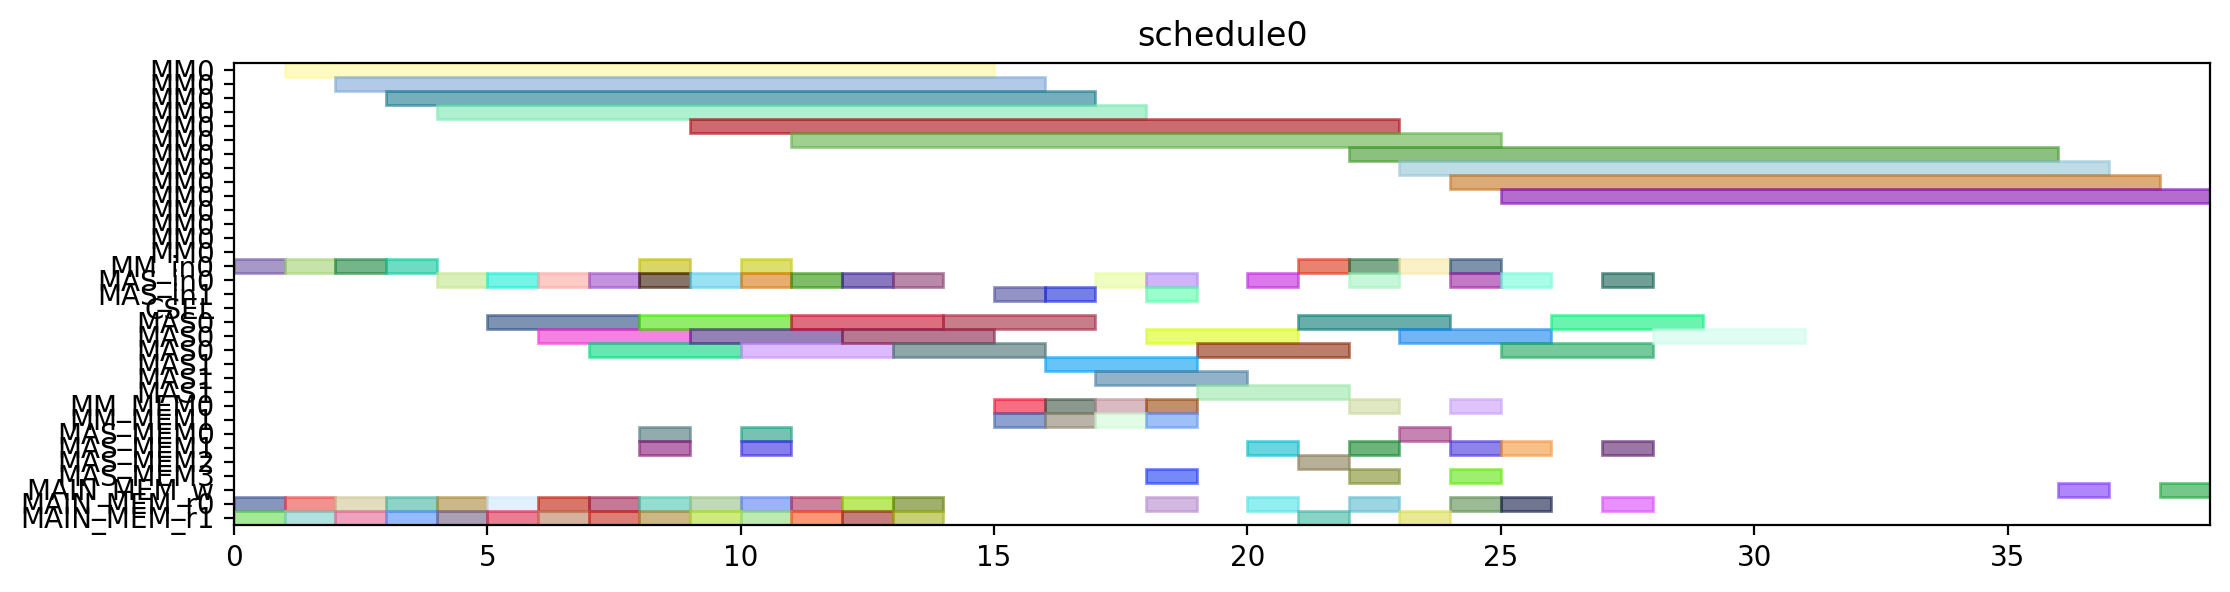

Write Python code to recreate this figure.
from pyschedule import Scenario, solvers, plotters, alt


def solve():
	horizon = 120
	S = Scenario("schedule0", horizon=horizon)

	# resource
	MM = S.Resources('MM', num=1, size=14)
	MM_in = S.Resources('MM_in', num=1)
	MAS_in = S.Resources('MAS_in', num=2)
	CSEL = S.Resource('CSEL')
	MAS = S.Resources('MAS', num=2, size=3, periods=range(1, horizon))
	MM_MEM = S.Resources('MM_MEM', num=2)
	MAS_MEM = S.Resources('MAS_MEM', num=4)
	MAIN_MEM_w = S.Resource('MAIN_MEM_w', size=1)
	MAIN_MEM_r = S.Resources('MAIN_MEM_r', num=2)

	# result of previous scheduling

	# new tasks
	t0_t0 = S.Task('t0_t0', length=14, delay_cost=1)
	t0_t0 += alt(MM)
	t0_t0_in = S.Task('t0_t0_in', length=1, delay_cost=1)
	t0_t0_in += alt(MM_in)
	S += t0_t0_in*MM_in[0]<=t0_t0*MM[0]
	t0_t0_mem0 = S.Task('t0_t0_mem0', length=1, delay_cost=1)
	t0_t0_mem0 += MAIN_MEM_r[0]
	S += t0_t0_mem0 <= t0_t0

	t0_t0_mem1 = S.Task('t0_t0_mem1', length=1, delay_cost=1)
	t0_t0_mem1 += MAIN_MEM_r[1]
	S += t0_t0_mem1 <= t0_t0

	t0_t1 = S.Task('t0_t1', length=14, delay_cost=1)
	t0_t1 += alt(MM)
	t0_t1_in = S.Task('t0_t1_in', length=1, delay_cost=1)
	t0_t1_in += alt(MM_in)
	S += t0_t1_in*MM_in[0]<=t0_t1*MM[0]
	t0_t1_mem0 = S.Task('t0_t1_mem0', length=1, delay_cost=1)
	t0_t1_mem0 += MAIN_MEM_r[0]
	S += t0_t1_mem0 <= t0_t1

	t0_t1_mem1 = S.Task('t0_t1_mem1', length=1, delay_cost=1)
	t0_t1_mem1 += MAIN_MEM_r[1]
	S += t0_t1_mem1 <= t0_t1

	t0_t2 = S.Task('t0_t2', length=3, delay_cost=1)
	t0_t2 += alt(MAS)
	t0_t2_in = S.Task('t0_t2_in', length=1, delay_cost=1)
	t0_t2_in += alt(MAS_in)
	S += t0_t2_in*MAS_in[0]<=t0_t2*MAS[0]

	S += t0_t2_in*MAS_in[1]<=t0_t2*MAS[1]

	t0_t2_mem0 = S.Task('t0_t2_mem0', length=1, delay_cost=1)
	t0_t2_mem0 += MAIN_MEM_r[0]
	S += t0_t2_mem0 <= t0_t2

	t0_t2_mem1 = S.Task('t0_t2_mem1', length=1, delay_cost=1)
	t0_t2_mem1 += MAIN_MEM_r[1]
	S += t0_t2_mem1 <= t0_t2

	t0_t3 = S.Task('t0_t3', length=3, delay_cost=1)
	t0_t3 += alt(MAS)
	t0_t3_in = S.Task('t0_t3_in', length=1, delay_cost=1)
	t0_t3_in += alt(MAS_in)
	S += t0_t3_in*MAS_in[0]<=t0_t3*MAS[0]

	S += t0_t3_in*MAS_in[1]<=t0_t3*MAS[1]

	t0_t3_mem0 = S.Task('t0_t3_mem0', length=1, delay_cost=1)
	t0_t3_mem0 += MAIN_MEM_r[0]
	S += t0_t3_mem0 <= t0_t3

	t0_t3_mem1 = S.Task('t0_t3_mem1', length=1, delay_cost=1)
	t0_t3_mem1 += MAIN_MEM_r[1]
	S += t0_t3_mem1 <= t0_t3

	t2_t0 = S.Task('t2_t0', length=14, delay_cost=1)
	t2_t0 += alt(MM)
	t2_t0_in = S.Task('t2_t0_in', length=1, delay_cost=1)
	t2_t0_in += alt(MM_in)
	S += t2_t0_in*MM_in[0]<=t2_t0*MM[0]
	t2_t0_mem0 = S.Task('t2_t0_mem0', length=1, delay_cost=1)
	t2_t0_mem0 += MAIN_MEM_r[0]
	S += t2_t0_mem0 <= t2_t0

	t2_t0_mem1 = S.Task('t2_t0_mem1', length=1, delay_cost=1)
	t2_t0_mem1 += MAIN_MEM_r[1]
	S += t2_t0_mem1 <= t2_t0

	t2_t1 = S.Task('t2_t1', length=14, delay_cost=1)
	t2_t1 += alt(MM)
	t2_t1_in = S.Task('t2_t1_in', length=1, delay_cost=1)
	t2_t1_in += alt(MM_in)
	S += t2_t1_in*MM_in[0]<=t2_t1*MM[0]
	t2_t1_mem0 = S.Task('t2_t1_mem0', length=1, delay_cost=1)
	t2_t1_mem0 += MAIN_MEM_r[0]
	S += t2_t1_mem0 <= t2_t1

	t2_t1_mem1 = S.Task('t2_t1_mem1', length=1, delay_cost=1)
	t2_t1_mem1 += MAIN_MEM_r[1]
	S += t2_t1_mem1 <= t2_t1

	t2_t2 = S.Task('t2_t2', length=3, delay_cost=1)
	t2_t2 += alt(MAS)
	t2_t2_in = S.Task('t2_t2_in', length=1, delay_cost=1)
	t2_t2_in += alt(MAS_in)
	S += t2_t2_in*MAS_in[0]<=t2_t2*MAS[0]

	S += t2_t2_in*MAS_in[1]<=t2_t2*MAS[1]

	t2_t2_mem0 = S.Task('t2_t2_mem0', length=1, delay_cost=1)
	t2_t2_mem0 += MAIN_MEM_r[0]
	S += t2_t2_mem0 <= t2_t2

	t2_t2_mem1 = S.Task('t2_t2_mem1', length=1, delay_cost=1)
	t2_t2_mem1 += MAIN_MEM_r[1]
	S += t2_t2_mem1 <= t2_t2

	t2_t3 = S.Task('t2_t3', length=3, delay_cost=1)
	t2_t3 += alt(MAS)
	t2_t3_in = S.Task('t2_t3_in', length=1, delay_cost=1)
	t2_t3_in += alt(MAS_in)
	S += t2_t3_in*MAS_in[0]<=t2_t3*MAS[0]

	S += t2_t3_in*MAS_in[1]<=t2_t3*MAS[1]

	t2_t3_mem0 = S.Task('t2_t3_mem0', length=1, delay_cost=1)
	t2_t3_mem0 += MAIN_MEM_r[0]
	S += t2_t3_mem0 <= t2_t3

	t2_t3_mem1 = S.Task('t2_t3_mem1', length=1, delay_cost=1)
	t2_t3_mem1 += MAIN_MEM_r[1]
	S += t2_t3_mem1 <= t2_t3

	t7_t2 = S.Task('t7_t2', length=3, delay_cost=1)
	t7_t2 += alt(MAS)
	t7_t2_in = S.Task('t7_t2_in', length=1, delay_cost=1)
	t7_t2_in += alt(MAS_in)
	S += t7_t2_in*MAS_in[0]<=t7_t2*MAS[0]

	S += t7_t2_in*MAS_in[1]<=t7_t2*MAS[1]

	t7_t2_mem0 = S.Task('t7_t2_mem0', length=1, delay_cost=1)
	t7_t2_mem0 += MAIN_MEM_r[0]
	S += t7_t2_mem0 <= t7_t2

	t7_t2_mem1 = S.Task('t7_t2_mem1', length=1, delay_cost=1)
	t7_t2_mem1 += MAIN_MEM_r[1]
	S += t7_t2_mem1 <= t7_t2

	t9_t2 = S.Task('t9_t2', length=3, delay_cost=1)
	t9_t2 += alt(MAS)
	t9_t2_in = S.Task('t9_t2_in', length=1, delay_cost=1)
	t9_t2_in += alt(MAS_in)
	S += t9_t2_in*MAS_in[0]<=t9_t2*MAS[0]

	S += t9_t2_in*MAS_in[1]<=t9_t2*MAS[1]

	t9_t2_mem0 = S.Task('t9_t2_mem0', length=1, delay_cost=1)
	t9_t2_mem0 += MAIN_MEM_r[0]
	S += t9_t2_mem0 <= t9_t2

	t9_t2_mem1 = S.Task('t9_t2_mem1', length=1, delay_cost=1)
	t9_t2_mem1 += MAIN_MEM_r[1]
	S += t9_t2_mem1 <= t9_t2

	t14_t2 = S.Task('t14_t2', length=3, delay_cost=1)
	t14_t2 += alt(MAS)
	t14_t2_in = S.Task('t14_t2_in', length=1, delay_cost=1)
	t14_t2_in += alt(MAS_in)
	S += t14_t2_in*MAS_in[0]<=t14_t2*MAS[0]

	S += t14_t2_in*MAS_in[1]<=t14_t2*MAS[1]

	t14_t2_mem0 = S.Task('t14_t2_mem0', length=1, delay_cost=1)
	t14_t2_mem0 += MAIN_MEM_r[0]
	S += t14_t2_mem0 <= t14_t2

	t14_t2_mem1 = S.Task('t14_t2_mem1', length=1, delay_cost=1)
	t14_t2_mem1 += MAIN_MEM_r[1]
	S += t14_t2_mem1 <= t14_t2

	new_TZ_t2 = S.Task('new_TZ_t2', length=3, delay_cost=1)
	new_TZ_t2 += alt(MAS)
	new_TZ_t2_in = S.Task('new_TZ_t2_in', length=1, delay_cost=1)
	new_TZ_t2_in += alt(MAS_in)
	S += new_TZ_t2_in*MAS_in[0]<=new_TZ_t2*MAS[0]

	S += new_TZ_t2_in*MAS_in[1]<=new_TZ_t2*MAS[1]

	new_TZ_t2_mem0 = S.Task('new_TZ_t2_mem0', length=1, delay_cost=1)
	new_TZ_t2_mem0 += MAIN_MEM_r[0]
	S += new_TZ_t2_mem0 <= new_TZ_t2

	new_TZ_t2_mem1 = S.Task('new_TZ_t2_mem1', length=1, delay_cost=1)
	new_TZ_t2_mem1 += MAIN_MEM_r[1]
	S += new_TZ_t2_mem1 <= new_TZ_t2

	t16_t2 = S.Task('t16_t2', length=3, delay_cost=1)
	t16_t2 += alt(MAS)
	t16_t2_in = S.Task('t16_t2_in', length=1, delay_cost=1)
	t16_t2_in += alt(MAS_in)
	S += t16_t2_in*MAS_in[0]<=t16_t2*MAS[0]

	S += t16_t2_in*MAS_in[1]<=t16_t2*MAS[1]

	t16_t2_mem0 = S.Task('t16_t2_mem0', length=1, delay_cost=1)
	t16_t2_mem0 += MAIN_MEM_r[0]
	S += t16_t2_mem0 <= t16_t2

	t16_t2_mem1 = S.Task('t16_t2_mem1', length=1, delay_cost=1)
	t16_t2_mem1 += MAIN_MEM_r[1]
	S += t16_t2_mem1 <= t16_t2

	t17_t2 = S.Task('t17_t2', length=3, delay_cost=1)
	t17_t2 += alt(MAS)
	t17_t2_in = S.Task('t17_t2_in', length=1, delay_cost=1)
	t17_t2_in += alt(MAS_in)
	S += t17_t2_in*MAS_in[0]<=t17_t2*MAS[0]

	S += t17_t2_in*MAS_in[1]<=t17_t2*MAS[1]

	t17_t2_mem0 = S.Task('t17_t2_mem0', length=1, delay_cost=1)
	t17_t2_mem0 += MAIN_MEM_r[0]
	S += t17_t2_mem0 <= t17_t2

	t17_t2_mem1 = S.Task('t17_t2_mem1', length=1, delay_cost=1)
	t17_t2_mem1 += MAIN_MEM_r[1]
	S += t17_t2_mem1 <= t17_t2

	t0_t4 = S.Task('t0_t4', length=14, delay_cost=1)
	t0_t4 += alt(MM)
	t0_t4_in = S.Task('t0_t4_in', length=1, delay_cost=1)
	t0_t4_in += alt(MM_in)
	S += t0_t4_in*MM_in[0]<=t0_t4*MM[0]
	t0_t4_mem0 = S.Task('t0_t4_mem0', length=1, delay_cost=1)
	t0_t4_mem0 += alt(MAS_MEM)
	S += (t0_t2*MAS[0])-1 < t0_t4_mem0*MAS_MEM[0]
	S += (t0_t2*MAS[1])-1 < t0_t4_mem0*MAS_MEM[2]
	S += t0_t4_mem0 <= t0_t4

	t0_t4_mem1 = S.Task('t0_t4_mem1', length=1, delay_cost=1)
	t0_t4_mem1 += alt(MAS_MEM)
	S += (t0_t3*MAS[0])-1 < t0_t4_mem1*MAS_MEM[1]
	S += (t0_t3*MAS[1])-1 < t0_t4_mem1*MAS_MEM[3]
	S += t0_t4_mem1 <= t0_t4

	t00 = S.Task('t00', length=3, delay_cost=1)
	t00 += alt(MAS)
	t00_in = S.Task('t00_in', length=1, delay_cost=1)
	t00_in += alt(MAS_in)
	S += t00_in*MAS_in[0]<=t00*MAS[0]

	S += t00_in*MAS_in[1]<=t00*MAS[1]

	t00_mem0 = S.Task('t00_mem0', length=1, delay_cost=1)
	t00_mem0 += alt(MM_MEM)
	S += (t0_t0*MM[0])-1 < t00_mem0*MM_MEM[0]
	S += t00_mem0 <= t00

	t00_mem1 = S.Task('t00_mem1', length=1, delay_cost=1)
	t00_mem1 += alt(MM_MEM)
	S += (t0_t1*MM[0])-1 < t00_mem1*MM_MEM[1]
	S += t00_mem1 <= t00

	t0_t5 = S.Task('t0_t5', length=3, delay_cost=1)
	t0_t5 += alt(MAS)
	t0_t5_in = S.Task('t0_t5_in', length=1, delay_cost=1)
	t0_t5_in += alt(MAS_in)
	S += t0_t5_in*MAS_in[0]<=t0_t5*MAS[0]

	S += t0_t5_in*MAS_in[1]<=t0_t5*MAS[1]

	t0_t5_mem0 = S.Task('t0_t5_mem0', length=1, delay_cost=1)
	t0_t5_mem0 += alt(MM_MEM)
	S += (t0_t0*MM[0])-1 < t0_t5_mem0*MM_MEM[0]
	S += t0_t5_mem0 <= t0_t5

	t0_t5_mem1 = S.Task('t0_t5_mem1', length=1, delay_cost=1)
	t0_t5_mem1 += alt(MM_MEM)
	S += (t0_t1*MM[0])-1 < t0_t5_mem1*MM_MEM[1]
	S += t0_t5_mem1 <= t0_t5

	t2_t4 = S.Task('t2_t4', length=14, delay_cost=1)
	t2_t4 += alt(MM)
	t2_t4_in = S.Task('t2_t4_in', length=1, delay_cost=1)
	t2_t4_in += alt(MM_in)
	S += t2_t4_in*MM_in[0]<=t2_t4*MM[0]
	t2_t4_mem0 = S.Task('t2_t4_mem0', length=1, delay_cost=1)
	t2_t4_mem0 += alt(MAS_MEM)
	S += (t2_t2*MAS[0])-1 < t2_t4_mem0*MAS_MEM[0]
	S += (t2_t2*MAS[1])-1 < t2_t4_mem0*MAS_MEM[2]
	S += t2_t4_mem0 <= t2_t4

	t2_t4_mem1 = S.Task('t2_t4_mem1', length=1, delay_cost=1)
	t2_t4_mem1 += alt(MAS_MEM)
	S += (t2_t3*MAS[0])-1 < t2_t4_mem1*MAS_MEM[1]
	S += (t2_t3*MAS[1])-1 < t2_t4_mem1*MAS_MEM[3]
	S += t2_t4_mem1 <= t2_t4

	t20 = S.Task('t20', length=3, delay_cost=1)
	t20 += alt(MAS)
	t20_in = S.Task('t20_in', length=1, delay_cost=1)
	t20_in += alt(MAS_in)
	S += t20_in*MAS_in[0]<=t20*MAS[0]

	S += t20_in*MAS_in[1]<=t20*MAS[1]

	t20_mem0 = S.Task('t20_mem0', length=1, delay_cost=1)
	t20_mem0 += alt(MM_MEM)
	S += (t2_t0*MM[0])-1 < t20_mem0*MM_MEM[0]
	S += t20_mem0 <= t20

	t20_mem1 = S.Task('t20_mem1', length=1, delay_cost=1)
	t20_mem1 += alt(MM_MEM)
	S += (t2_t1*MM[0])-1 < t20_mem1*MM_MEM[1]
	S += t20_mem1 <= t20

	t2_t5 = S.Task('t2_t5', length=3, delay_cost=1)
	t2_t5 += alt(MAS)
	t2_t5_in = S.Task('t2_t5_in', length=1, delay_cost=1)
	t2_t5_in += alt(MAS_in)
	S += t2_t5_in*MAS_in[0]<=t2_t5*MAS[0]

	S += t2_t5_in*MAS_in[1]<=t2_t5*MAS[1]

	t2_t5_mem0 = S.Task('t2_t5_mem0', length=1, delay_cost=1)
	t2_t5_mem0 += alt(MM_MEM)
	S += (t2_t0*MM[0])-1 < t2_t5_mem0*MM_MEM[0]
	S += t2_t5_mem0 <= t2_t5

	t2_t5_mem1 = S.Task('t2_t5_mem1', length=1, delay_cost=1)
	t2_t5_mem1 += alt(MM_MEM)
	S += (t2_t1*MM[0])-1 < t2_t5_mem1*MM_MEM[1]
	S += t2_t5_mem1 <= t2_t5

	t01 = S.Task('t01', length=3, delay_cost=1)
	t01 += alt(MAS)
	t01_in = S.Task('t01_in', length=1, delay_cost=1)
	t01_in += alt(MAS_in)
	S += t01_in*MAS_in[0]<=t01*MAS[0]

	S += t01_in*MAS_in[1]<=t01*MAS[1]

	t01_mem0 = S.Task('t01_mem0', length=1, delay_cost=1)
	t01_mem0 += alt(MM_MEM)
	S += (t0_t4*MM[0])-1 < t01_mem0*MM_MEM[0]
	S += t01_mem0 <= t01

	t01_mem1 = S.Task('t01_mem1', length=1, delay_cost=1)
	t01_mem1 += alt(MAS_MEM)
	S += (t0_t5*MAS[0])-1 < t01_mem1*MAS_MEM[1]
	S += (t0_t5*MAS[1])-1 < t01_mem1*MAS_MEM[3]
	S += t01_mem1 <= t01

	t10 = S.Task('t10', length=3, delay_cost=1)
	t10 += alt(MAS)
	t10_in = S.Task('t10_in', length=1, delay_cost=1)
	t10_in += alt(MAS_in)
	S += t10_in*MAS_in[0]<=t10*MAS[0]

	S += t10_in*MAS_in[1]<=t10*MAS[1]

	t10_mem0 = S.Task('t10_mem0', length=1, delay_cost=1)
	t10_mem0 += MAIN_MEM_r[0]
	S += t10_mem0 <= t10

	t10_mem1 = S.Task('t10_mem1', length=1, delay_cost=1)
	t10_mem1 += alt(MAS_MEM)
	S += (t00*MAS[0])-1 < t10_mem1*MAS_MEM[1]
	S += (t00*MAS[1])-1 < t10_mem1*MAS_MEM[3]
	S += t10_mem1 <= t10

	t21 = S.Task('t21', length=3, delay_cost=1)
	t21 += alt(MAS)
	t21_in = S.Task('t21_in', length=1, delay_cost=1)
	t21_in += alt(MAS_in)
	S += t21_in*MAS_in[0]<=t21*MAS[0]

	S += t21_in*MAS_in[1]<=t21*MAS[1]

	t21_mem0 = S.Task('t21_mem0', length=1, delay_cost=1)
	t21_mem0 += alt(MM_MEM)
	S += (t2_t4*MM[0])-1 < t21_mem0*MM_MEM[0]
	S += t21_mem0 <= t21

	t21_mem1 = S.Task('t21_mem1', length=1, delay_cost=1)
	t21_mem1 += alt(MAS_MEM)
	S += (t2_t5*MAS[0])-1 < t21_mem1*MAS_MEM[1]
	S += (t2_t5*MAS[1])-1 < t21_mem1*MAS_MEM[3]
	S += t21_mem1 <= t21

	t30 = S.Task('t30', length=3, delay_cost=1)
	t30 += alt(MAS)
	t30_in = S.Task('t30_in', length=1, delay_cost=1)
	t30_in += alt(MAS_in)
	S += t30_in*MAS_in[0]<=t30*MAS[0]

	S += t30_in*MAS_in[1]<=t30*MAS[1]

	t30_mem0 = S.Task('t30_mem0', length=1, delay_cost=1)
	t30_mem0 += MAIN_MEM_r[0]
	S += t30_mem0 <= t30

	t30_mem1 = S.Task('t30_mem1', length=1, delay_cost=1)
	t30_mem1 += alt(MAS_MEM)
	S += (t20*MAS[0])-1 < t30_mem1*MAS_MEM[1]
	S += (t20*MAS[1])-1 < t30_mem1*MAS_MEM[3]
	S += t30_mem1 <= t30

	t11 = S.Task('t11', length=3, delay_cost=1)
	t11 += alt(MAS)
	t11_in = S.Task('t11_in', length=1, delay_cost=1)
	t11_in += alt(MAS_in)
	S += t11_in*MAS_in[0]<=t11*MAS[0]

	S += t11_in*MAS_in[1]<=t11*MAS[1]

	t11_mem0 = S.Task('t11_mem0', length=1, delay_cost=1)
	t11_mem0 += MAIN_MEM_r[0]
	S += t11_mem0 <= t11

	t11_mem1 = S.Task('t11_mem1', length=1, delay_cost=1)
	t11_mem1 += alt(MAS_MEM)
	S += (t01*MAS[0])-1 < t11_mem1*MAS_MEM[1]
	S += (t01*MAS[1])-1 < t11_mem1*MAS_MEM[3]
	S += t11_mem1 <= t11

	t31 = S.Task('t31', length=3, delay_cost=1)
	t31 += alt(MAS)
	t31_in = S.Task('t31_in', length=1, delay_cost=1)
	t31_in += alt(MAS_in)
	S += t31_in*MAS_in[0]<=t31*MAS[0]

	S += t31_in*MAS_in[1]<=t31*MAS[1]

	t31_mem0 = S.Task('t31_mem0', length=1, delay_cost=1)
	t31_mem0 += MAIN_MEM_r[0]
	S += t31_mem0 <= t31

	t31_mem1 = S.Task('t31_mem1', length=1, delay_cost=1)
	t31_mem1 += alt(MAS_MEM)
	S += (t21*MAS[0])-1 < t31_mem1*MAS_MEM[1]
	S += (t21*MAS[1])-1 < t31_mem1*MAS_MEM[3]
	S += t31_mem1 <= t31

	c010 = S.Task('c010', length=14, delay_cost=1)
	c010 += alt(MM)
	c010_in = S.Task('c010_in', length=1, delay_cost=1)
	c010_in += alt(MM_in)
	S += c010_in*MM_in[0]<=c010*MM[0]
	S += 0<c010

	c010_w = S.Task('c010_w', length=1, delay_cost=1)
	c010_w += alt(MAIN_MEM_w)
	S += c010 <= c010_w

	c010_mem0 = S.Task('c010_mem0', length=1, delay_cost=1)
	c010_mem0 += alt(MAS_MEM)
	S += (t30*MAS[0])-1 < c010_mem0*MAS_MEM[0]
	S += (t30*MAS[1])-1 < c010_mem0*MAS_MEM[2]
	S += c010_mem0 <= c010

	c010_mem1 = S.Task('c010_mem1', length=1, delay_cost=1)
	c010_mem1 += MAIN_MEM_r[1]
	S += c010_mem1 <= c010

	c200 = S.Task('c200', length=14, delay_cost=1)
	c200 += alt(MM)
	c200_in = S.Task('c200_in', length=1, delay_cost=1)
	c200_in += alt(MM_in)
	S += c200_in*MM_in[0]<=c200*MM[0]
	S += 0<c200

	c200_w = S.Task('c200_w', length=1, delay_cost=1)
	c200_w += alt(MAIN_MEM_w)
	S += c200 <= c200_w

	c200_mem0 = S.Task('c200_mem0', length=1, delay_cost=1)
	c200_mem0 += alt(MAS_MEM)
	S += (t10*MAS[0])-1 < c200_mem0*MAS_MEM[0]
	S += (t10*MAS[1])-1 < c200_mem0*MAS_MEM[2]
	S += c200_mem0 <= c200

	c200_mem1 = S.Task('c200_mem1', length=1, delay_cost=1)
	c200_mem1 += MAIN_MEM_r[1]
	S += c200_mem1 <= c200

	t16_t0 = S.Task('t16_t0', length=14, delay_cost=1)
	t16_t0 += alt(MM)
	t16_t0_in = S.Task('t16_t0_in', length=1, delay_cost=1)
	t16_t0_in += alt(MM_in)
	S += t16_t0_in*MM_in[0]<=t16_t0*MM[0]
	t16_t0_mem0 = S.Task('t16_t0_mem0', length=1, delay_cost=1)
	t16_t0_mem0 += MAIN_MEM_r[0]
	S += t16_t0_mem0 <= t16_t0

	t16_t0_mem1 = S.Task('t16_t0_mem1', length=1, delay_cost=1)
	t16_t0_mem1 += alt(MAS_MEM)
	S += (t30*MAS[0])-1 < t16_t0_mem1*MAS_MEM[1]
	S += (t30*MAS[1])-1 < t16_t0_mem1*MAS_MEM[3]
	S += t16_t0_mem1 <= t16_t0

	t17_t0 = S.Task('t17_t0', length=14, delay_cost=1)
	t17_t0 += alt(MM)
	t17_t0_in = S.Task('t17_t0_in', length=1, delay_cost=1)
	t17_t0_in += alt(MM_in)
	S += t17_t0_in*MM_in[0]<=t17_t0*MM[0]
	t17_t0_mem0 = S.Task('t17_t0_mem0', length=1, delay_cost=1)
	t17_t0_mem0 += MAIN_MEM_r[0]
	S += t17_t0_mem0 <= t17_t0

	t17_t0_mem1 = S.Task('t17_t0_mem1', length=1, delay_cost=1)
	t17_t0_mem1 += alt(MAS_MEM)
	S += (t10*MAS[0])-1 < t17_t0_mem1*MAS_MEM[1]
	S += (t10*MAS[1])-1 < t17_t0_mem1*MAS_MEM[3]
	S += t17_t0_mem1 <= t17_t0

	solvers.mip.solve(S,msg=1,kind='CPLEX',ratio_gap=1.01)

	solution = [['hoge']*len(S.solution()[1]) for i in range(len(S.solution()))]
	for i in range(len(S.solution())):
		for j in range(len(S.solution()[i])):
			solution[i][j]=str(S.solution()[i][j])
	print(solution)

	cycles = int(solution[-1][3])

	pic_file_name = "/mnt/rose/usr1/fukuda/ABE/multiRAM_multiMAS_16mux/scheduling_result/stage14MM1_stage3MAS2/EP2_ADD_w_EVAL/schedule0.png"
	if(S.solution() != []):
		plotters.matplotlib.plot(S,img_filename=pic_file_name, show_task_labels=False, fig_size=(cycles*0.25+3, 3))

	return solution
